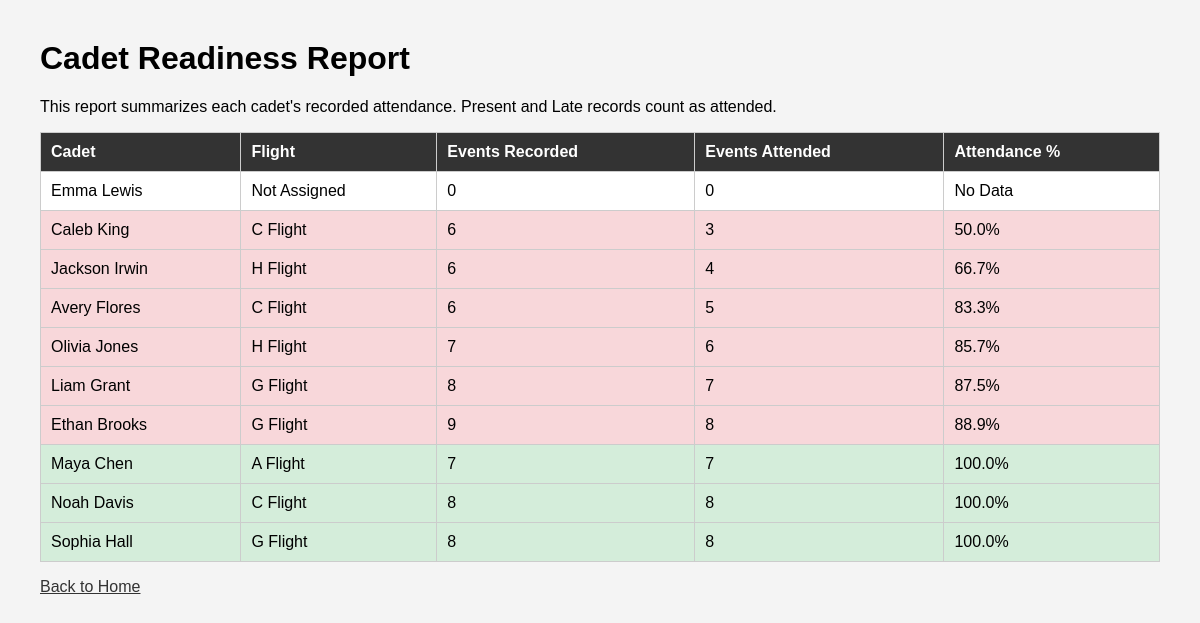
Screenshot of /readiness with the database file from the repository.
### tables this page shows
CREATE TABLE Cadet (
    CadetID INTEGER PRIMARY KEY,
    FirstName TEXT NOT NULL,
    LastName TEXT NOT NULL,
    ASClass INTEGER NOT NULL
        CHECK (ASClass IN (100, 200, 250, 300, 400, 500)),
    Email TEXT UNIQUE,
    Major TEXT NOT NULL,
    ActiveStatus INTEGER NOT NULL DEFAULT 1
        CHECK (ActiveStatus IN (0, 1)),
    FlightID INTEGER,
    FOREIGN KEY (FlightID)
        REFERENCES Flight(FlightID)
        ON UPDATE CASCADE --Cascade updates val on all foreign keys
        ON DELETE SET NULL
);

### app.py (the view)
@app.route("/readiness")
def readiness_report():
    conn = get_db_connection()
    readiness = conn.execute(
        """
        SELECT
            CadetID,
            FirstName,
            LastName,
            FlightName,
            EventsRecorded,
            EventsAttended,
            AttendancePercentage
        FROM CadetReadiness
        ORDER BY AttendancePercentage ASC, LastName, FirstName
        """
    ).fetchall()
    conn.close()
    return render_template(
        "readiness.html",
        readiness=readiness
    )

### app.py (called while the page is built)
def get_db_connection():
    conn = sqlite3.connect(DATABASE)
    conn.row_factory = sqlite3.Row
    conn.execute("PRAGMA foreign_keys = ON")
    return conn

### templates/readiness.html (shortened to what this page needs)
<!DOCTYPE html>
<html>
<head>
</head>
<body>
    <h1>Cadet Readiness Report</h1>
    <p>
        This report summarizes each cadet's recorded attendance.
        Present and Late records count as attended.
    </p>
    <table>
        <tr>
            <th>Cadet</th>
            <th>Flight</th>
            <th>Events Recorded</th>
            <th>Events Attended</th>
            <th>Attendance %</th>
        </tr>
        {% for cadet in readiness %}
        <tr
            {% if cadet["AttendancePercentage"] is not none
                  and cadet["AttendancePercentage"] < 90 %}
                class="warning"
            {% elif cadet["AttendancePercentage"] is not none %}
                class="good"
            {% endif %}
        >
            <td>
                {{ cadet["FirstName"] }}
                {{ cadet["LastName"] }}
            </td>
            <td>
                {% if cadet["FlightName"] %}
                    {{ cadet["FlightName"] }}
                {% else %}
                    Not Assigned
                {% endif %}
            </td>
            <td>
                {{ cadet["EventsRecorded"] }}
            </td>
            <td>
                {{ cadet["EventsAttended"] }}
            </td>
            <td>
                {% if cadet["AttendancePercentage"] is not none %}
                    {{ cadet["AttendancePercentage"] }}%
                {% else %}
                    No Data
                {% endif %}
            </td>
        </tr>
        {% endfor %}
    </table>
    <p>
        <a href="/">Back to Home</a>
    </p>
</body>
</html>

### templates/readiness.html (style rules this page uses)
body { font-family: Arial, sans-serif; margin: 40px; background-color: #f4f4f4; }
table { border-collapse: collapse; width: 100%; background-color: white; }
th, td { border: 1px solid #ccc; padding: 10px; text-align: left; }
th { background-color: #333; color: white; }
.warning { background-color: #f8d7da; }
.good { background-color: #d4edda; }
a { color: #333; }

### rows the page displays
Cadet: FirstName "Emma", LastName "Lewis", shows "Not Assigned", EventsRecorded "0", EventsAttended "0", shows "No Data"
Cadet: FirstName "Caleb", LastName "King", FlightName "C Flight", EventsRecorded "6", EventsAttended "3", AttendancePercentage "50.0"
Cadet: FirstName "Jackson", LastName "Irwin", FlightName "H Flight", EventsRecorded "6", EventsAttended "4", AttendancePercentage "66.7"
Cadet: FirstName "Avery", LastName "Flores", FlightName "C Flight", EventsRecorded "6", EventsAttended "5", AttendancePercentage "83.3"
Cadet: FirstName "Olivia", LastName "Jones", FlightName "H Flight", EventsRecorded "7", EventsAttended "6", AttendancePercentage "85.7"
Cadet: FirstName "Liam", LastName "Grant", FlightName "G Flight", EventsRecorded "8", EventsAttended "7", AttendancePercentage "87.5"
Cadet: FirstName "Ethan", LastName "Brooks", FlightName "G Flight", EventsRecorded "9", EventsAttended "8", AttendancePercentage "88.9"
Cadet: FirstName "Maya", LastName "Chen", FlightName "A Flight", EventsRecorded "7", EventsAttended "7", AttendancePercentage "100.0"
Cadet: FirstName "Noah", LastName "Davis", FlightName "C Flight", EventsRecorded "8", EventsAttended "8", AttendancePercentage "100.0"
Cadet: FirstName "Sophia", LastName "Hall", FlightName "G Flight", EventsRecorded "8", EventsAttended "8", AttendancePercentage "100.0"
